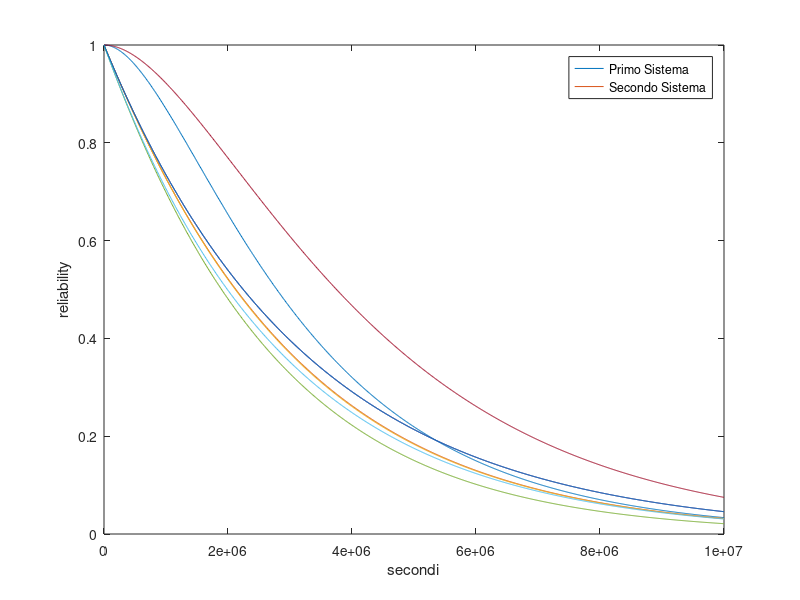

Write MATLAB code to recreate this figure.
clc, clear, close all

t = linspace(0,10^7,1000);

lambda_a = 1/(900*3600);
lambda_b = 1/(7000*3600);
lambda_c = 1/(1000*3600);
Ra = exp(-lambda_a*t);
Rb = exp(-lambda_b*t);
Rc = exp(-lambda_c*t);

Rsys11 = 1 - (1 - Ra.*Rb).*(1 - Ra.*Rc);

Rsys21 = Ra .* (1 - (1 - Rb).*(1 - Rc));

plot(t,Rsys11)
hold on, plot(t,Rsys21)

xlabel('secondi');
ylabel('reliability');
legend('Primo Sistema','Secondo Sistema');

pause(), close all

Rsys12 = Ra .* (1 - (1 - Ra).*(1 - Rb));

Rsys22 = Ra;

plot(t,Rsys12)
hold on, plot(t,Rsys22)

xlabel('secondi');
ylabel('reliability');
legend('Primo Sistema','Secondo Sistema');

pause(), close all

Rsys13 = Ra .* Rb .* (1 - (1 - Ra).*(1 - Rb));

Rsys23 = Ra .* Rb;

plot(t,Rsys13)
hold on, plot(t,Rsys23)

xlabel('secondi');
ylabel('reliability');
legend('Primo Sistema','Secondo Sistema');

pause(), close all

Rsys14 = (1 - (1 - Ra).*(1 - Ra.*Rb));

Rsys24 = Ra;

plot(t,Rsys14)
hold on, plot(t,Rsys24)

xlabel('secondi');
ylabel('reliability');
legend('Primo Sistema','Secondo Sistema');